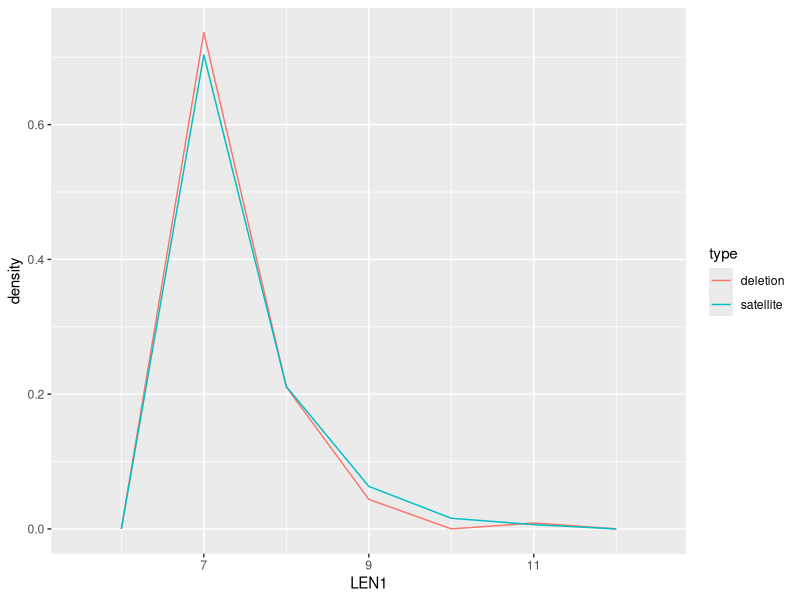
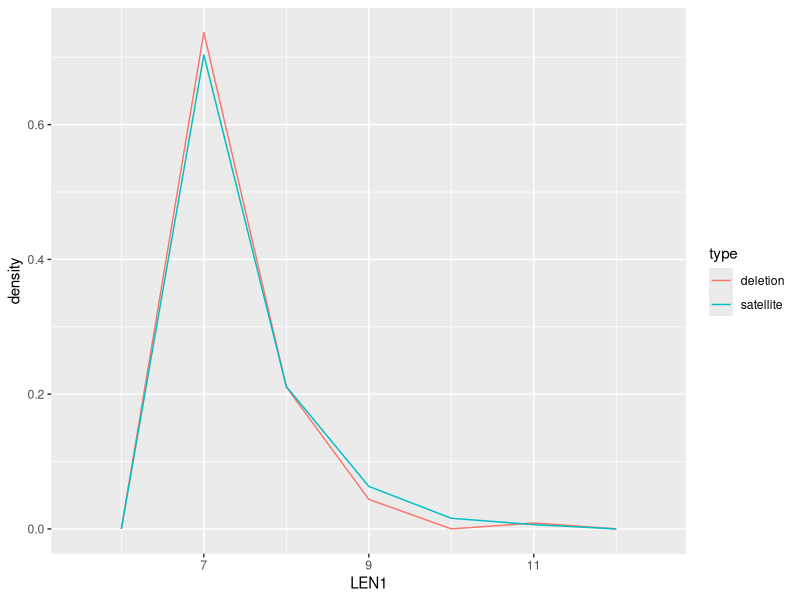

The R source for these figures, in order:
require(ggplot2)
require(tidyr)
require(dplyr)

#Run repeats.sh firs to generate MUMmer output for this script to use

# Load data from the three different MUMmer output files
gfp_del_1 = read.table("gfp-del-1.coords.tab", skip=3, sep="\t", row.names=NULL)
colnames(gfp_del_1) = c("S1", "E2", "S2", "S3", "LEN1", "LEN2", "IDY", "SEQ1", "SEQ2")
gfp_del_1$type="deletion"

gfp_del_2 = read.table("gfp-del-2.coords.tab", skip=3, sep="\t", row.names=NULL)
colnames(gfp_del_2) = c("S1", "E2", "S2", "S3", "LEN1", "LEN2", "IDY", "SEQ1", "SEQ2")
gfp_del_2$type="deletion"

satellite = read.table("satellite.coords.tab", skip=3, sep="\t", row.names=NULL)
colnames(satellite) = c("S1", "E2", "S2", "S3", "LEN1", "LEN2", "IDY", "SEQ1", "SEQ2")
satellite$type="satellite"

full_data = gfp_del_1 %>% rbind(gfp_del_2) %>% rbind(satellite)

ggplot(full_data, aes(LEN1,..density.., color=type)) + geom_freqpoly(binwidth=1)
ggsave("repeats.plot.pdf")

h = hist((full_data %>% filter(type=="deletion"))$LEN1, breaks=c(6:20)+0.5, plot=F)
output_data_1 = data.frame(length = (h$breaks + 0.5)[1:length(h$counts)], count = h$counts, density = h$density, type="deletion")

h = hist((full_data %>% filter(type=="satellite"))$LEN1, breaks=c(6:20)+0.5, plot=F)
output_data_2 = data.frame(length = (h$breaks + 0.5)[1:length(h$counts)], count = h$counts, density = h$density, type="satellite")

output_data = output_data_1 %>% rbind(output_data_2)
write.csv(output_data, "repeats.counts.csv")

